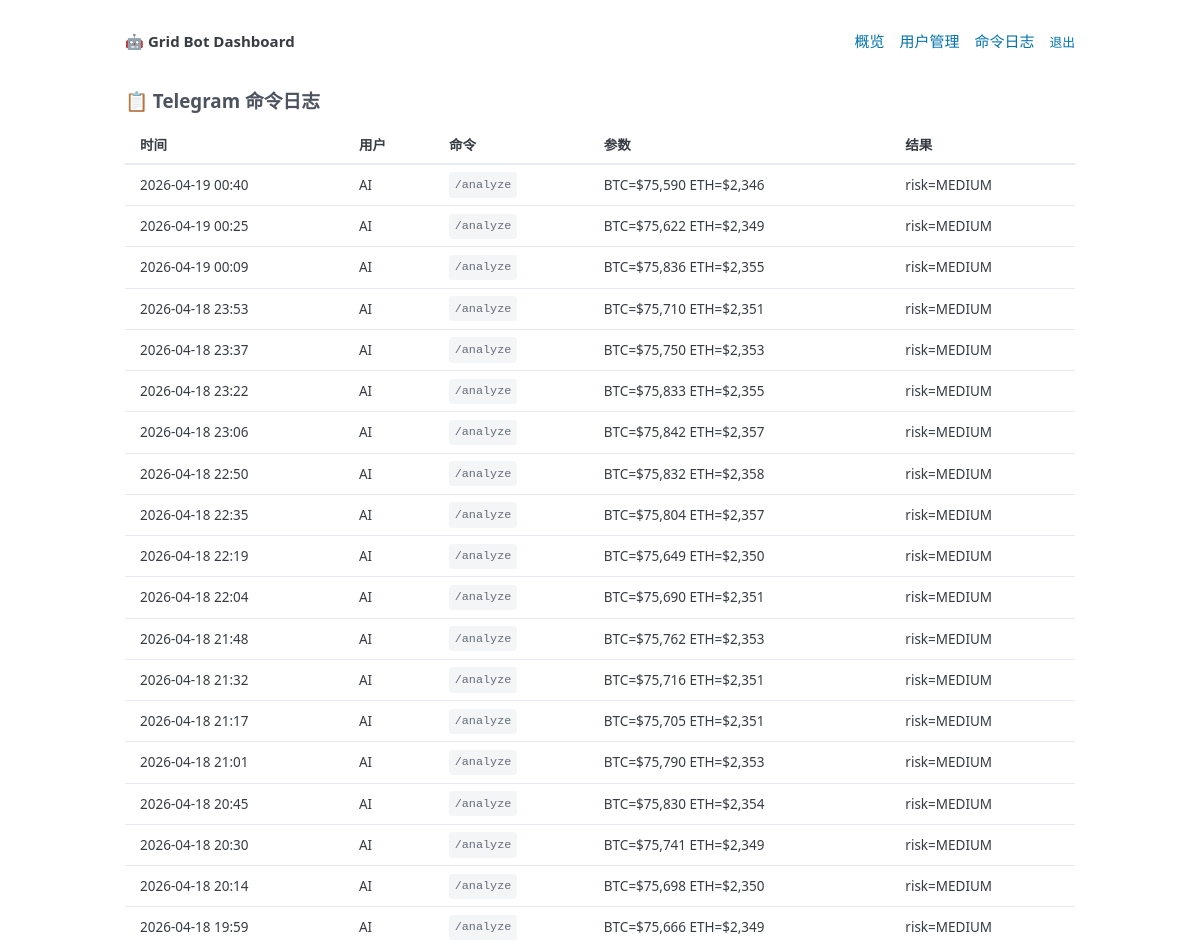
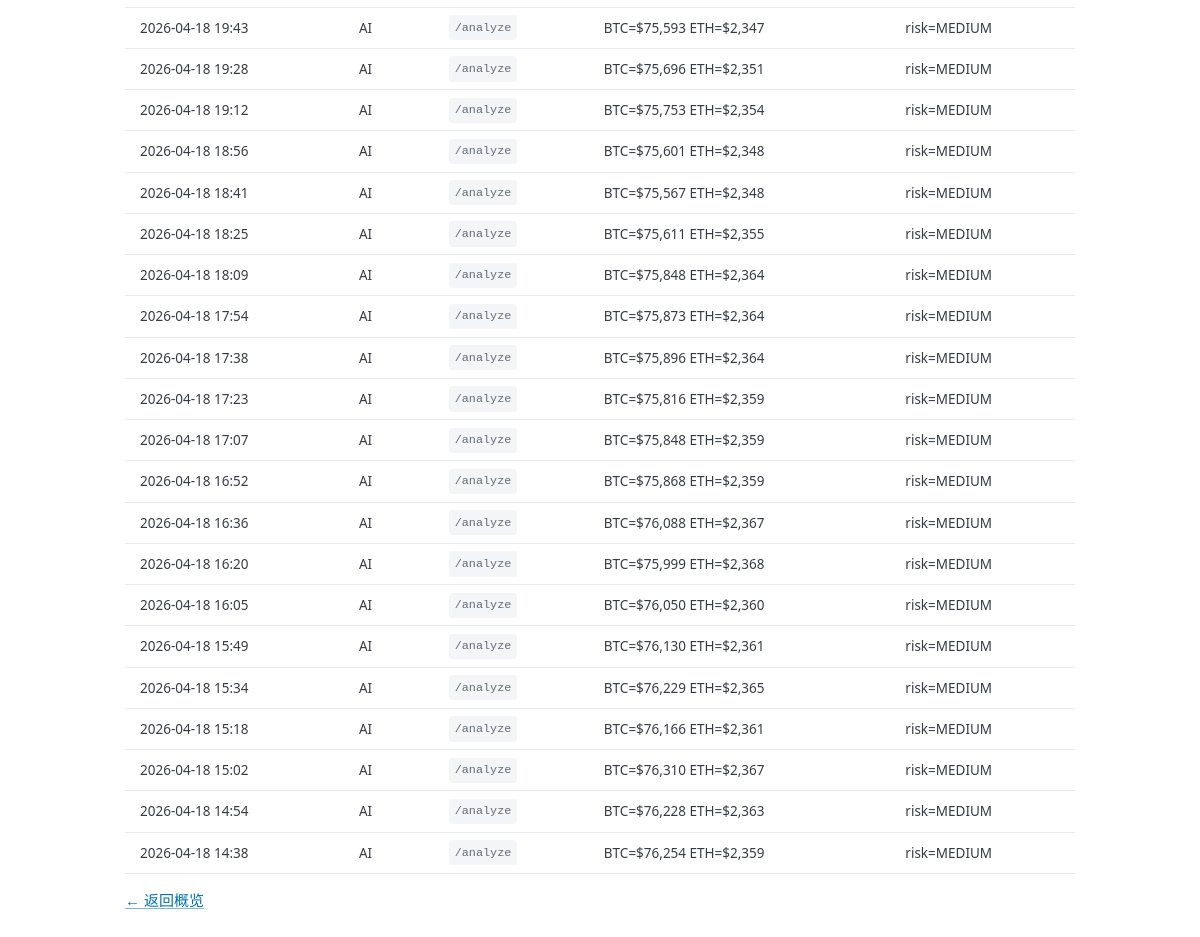
Screenshot of /admin/commands (signed in) with the database file from the repository (2 pictures, top to bottom).
### tables this page shows
CREATE TABLE command_logs (
            id INTEGER PRIMARY KEY AUTOINCREMENT,
            chat_id TEXT,
            username TEXT,
            user_id INTEGER,
            command TEXT,
            args TEXT,
            result TEXT,
            created_at TIMESTAMP DEFAULT CURRENT_TIMESTAMP
        );

### server.py (the view)
@app.get("/admin/commands", response_class=HTMLResponse)
async def admin_commands(request: Request):
    admin = _get_session_user(request)
    if not admin or not admin["is_admin"]:
        return RedirectResponse("/login", status_code=302)
    logs = database.get_command_logs(limit=200)
    return _render(request, "commands.html", {"logs": logs})

### server.py (called while the page is built)
def _render(request, name, ctx=None):
    context = {"request": request}
    if ctx:
        context.update(ctx)
    return templates.TemplateResponse(request=request, name=name, context=context)

def _get_session_user(request):
    uid = request.session.get("user_id")
    return database.get_user_by_id(uid) if uid else None

### utils/database.py (called while the page is built)
def _conn():
    conn = sqlite3.connect(DB_PATH)
    conn.row_factory = sqlite3.Row
    return conn

def get_user_by_id(user_id):
    conn = _conn()
    c = conn.cursor()
    c.execute("SELECT * FROM users WHERE id = ?", (user_id,))
    row = c.fetchone()
    conn.close()
    return dict(row) if row else None

def get_command_logs(limit=100, user_id=None):
    conn = _conn()
    c = conn.cursor()
    if user_id:
        c.execute("SELECT * FROM command_logs WHERE user_id = ? ORDER BY created_at DESC LIMIT ?", (user_id, limit))
    else:
        c.execute("SELECT * FROM command_logs ORDER BY created_at DESC LIMIT ?", (limit,))
    rows = c.fetchall()
    conn.close()
    return [dict(r) for r in rows]

### templates/commands.html (shortened to what this page needs)
{% extends "base.html" %}
{% block content %}
<h4>📋 Telegram 命令日志</h4>
{% if logs %}
<table>
    <thead><tr><th>时间</th><th>用户</th><th>命令</th><th>参数</th><th>结果</th></tr></thead>
    <tbody>
    {% for l in logs %}
    <tr>
        <td>{{ l.created_at[:16] if l.created_at else '-' }}</td>
        <td>{{ l.username }}</td>
        <td><code>{{ l.command }}</code></td>
        <td>{{ l.args or '-' }}</td>
        <td>{{ l.result or '-' }}</td>
    </tr>
    {% endfor %}
    </tbody>
</table>
{% else %}
<p style="color:var(--pico-muted-color);">暂无命令记录</p>
{% endif %}
<p><a href="/">← 返回概览</a></p>
{% endblock %}

### templates/base.html (shortened to what this page needs)
<!DOCTYPE html>
<html lang="zh">
<head>
    <link rel="stylesheet" href="https://cdn.jsdelivr.net/npm/@picocss/pico@2/css/pico.min.css">
</head>
<body>
    <main class="container">
        <nav>
            <ul>
                <li><strong>🤖 Grid Bot Dashboard</strong></li>
            </ul>
            <ul>
                <li><a href="/">概览</a></li>
                <li><a href="/admin/users">用户管理</a></li>
                <li><a href="/admin/commands">命令日志</a></li>
                <li><a href="/logout" style="font-size:0.85rem;">退出</a></li>
            </ul>
        </nav>
        {% block content %}{% endblock %}
    </main>
</body>
</html>

### templates/base.html (style rules this page uses)
:root { --pico-font-size: 15px; }
nav { margin-bottom: 1.5rem; }
table { font-size: 0.9rem; }

### rows the page displays
command_logs: created_at "2026-04-19 00:40", username "AI", command "/analyze", args "BTC=$75,590 ETH=$2,346", result "risk=MEDIUM"
command_logs: created_at "2026-04-19 00:25", username "AI", command "/analyze", args "BTC=$75,622 ETH=$2,349", result "risk=MEDIUM"
command_logs: created_at "2026-04-19 00:09", username "AI", command "/analyze", args "BTC=$75,836 ETH=$2,355", result "risk=MEDIUM"
command_logs: created_at "2026-04-18 23:53", username "AI", command "/analyze", args "BTC=$75,710 ETH=$2,351", result "risk=MEDIUM"
command_logs: created_at "2026-04-18 23:37", username "AI", command "/analyze", args "BTC=$75,750 ETH=$2,353", result "risk=MEDIUM"
command_logs: created_at "2026-04-18 23:22", username "AI", command "/analyze", args "BTC=$75,833 ETH=$2,355", result "risk=MEDIUM"
command_logs: created_at "2026-04-18 23:06", username "AI", command "/analyze", args "BTC=$75,842 ETH=$2,357", result "risk=MEDIUM"
command_logs: created_at "2026-04-18 22:50", username "AI", command "/analyze", args "BTC=$75,832 ETH=$2,358", result "risk=MEDIUM"
command_logs: created_at "2026-04-18 22:35", username "AI", command "/analyze", args "BTC=$75,804 ETH=$2,357", result "risk=MEDIUM"
command_logs: created_at "2026-04-18 22:19", username "AI", command "/analyze", args "BTC=$75,649 ETH=$2,350", result "risk=MEDIUM"
command_logs: created_at "2026-04-18 22:04", username "AI", command "/analyze", args "BTC=$75,690 ETH=$2,351", result "risk=MEDIUM"
command_logs: created_at "2026-04-18 21:48", username "AI", command "/analyze", args "BTC=$75,762 ETH=$2,353", result "risk=MEDIUM"
command_logs: created_at "2026-04-18 21:32", username "AI", command "/analyze", args "BTC=$75,716 ETH=$2,351", result "risk=MEDIUM"
command_logs: created_at "2026-04-18 21:17", username "AI", command "/analyze", args "BTC=$75,705 ETH=$2,351", result "risk=MEDIUM"
command_logs: created_at "2026-04-18 21:01", username "AI", command "/analyze", args "BTC=$75,790 ETH=$2,353", result "risk=MEDIUM"
command_logs: created_at "2026-04-18 20:45", username "AI", command "/analyze", args "BTC=$75,830 ETH=$2,354", result "risk=MEDIUM"
command_logs: created_at "2026-04-18 20:30", username "AI", command "/analyze", args "BTC=$75,741 ETH=$2,349", result "risk=MEDIUM"
command_logs: created_at "2026-04-18 20:14", username "AI", command "/analyze", args "BTC=$75,698 ETH=$2,350", result "risk=MEDIUM"
command_logs: created_at "2026-04-18 19:59", username "AI", command "/analyze", args "BTC=$75,666 ETH=$2,349", result "risk=MEDIUM"
command_logs: created_at "2026-04-18 19:43", username "AI", command "/analyze", args "BTC=$75,593 ETH=$2,347", result "risk=MEDIUM"
command_logs: created_at "2026-04-18 19:28", username "AI", command "/analyze", args "BTC=$75,696 ETH=$2,351", result "risk=MEDIUM"
command_logs: created_at "2026-04-18 19:12", username "AI", command "/analyze", args "BTC=$75,753 ETH=$2,354", result "risk=MEDIUM"
command_logs: created_at "2026-04-18 18:56", username "AI", command "/analyze", args "BTC=$75,601 ETH=$2,348", result "risk=MEDIUM"
command_logs: created_at "2026-04-18 18:41", username "AI", command "/analyze", args "BTC=$75,567 ETH=$2,348", result "risk=MEDIUM"
command_logs: created_at "2026-04-18 18:25", username "AI", command "/analyze", args "BTC=$75,611 ETH=$2,355", result "risk=MEDIUM"
command_logs: created_at "2026-04-18 18:09", username "AI", command "/analyze", args "BTC=$75,848 ETH=$2,364", result "risk=MEDIUM"
command_logs: created_at "2026-04-18 17:54", username "AI", command "/analyze", args "BTC=$75,873 ETH=$2,364", result "risk=MEDIUM"
command_logs: created_at "2026-04-18 17:38", username "AI", command "/analyze", args "BTC=$75,896 ETH=$2,364", result "risk=MEDIUM"
command_logs: created_at "2026-04-18 17:23", username "AI", command "/analyze", args "BTC=$75,816 ETH=$2,359", result "risk=MEDIUM"
command_logs: created_at "2026-04-18 17:07", username "AI", command "/analyze", args "BTC=$75,848 ETH=$2,359", result "risk=MEDIUM"
command_logs: created_at "2026-04-18 16:52", username "AI", command "/analyze", args "BTC=$75,868 ETH=$2,359", result "risk=MEDIUM"
command_logs: created_at "2026-04-18 16:36", username "AI", command "/analyze", args "BTC=$76,088 ETH=$2,367", result "risk=MEDIUM"
command_logs: created_at "2026-04-18 16:20", username "AI", command "/analyze", args "BTC=$75,999 ETH=$2,368", result "risk=MEDIUM"
command_logs: created_at "2026-04-18 16:05", username "AI", command "/analyze", args "BTC=$76,050 ETH=$2,360", result "risk=MEDIUM"
command_logs: created_at "2026-04-18 15:49", username "AI", command "/analyze", args "BTC=$76,130 ETH=$2,361", result "risk=MEDIUM"
command_logs: created_at "2026-04-18 15:34", username "AI", command "/analyze", args "BTC=$76,229 ETH=$2,365", result "risk=MEDIUM"
command_logs: created_at "2026-04-18 15:18", username "AI", command "/analyze", args "BTC=$76,166 ETH=$2,361", result "risk=MEDIUM"
command_logs: created_at "2026-04-18 15:02", username "AI", command "/analyze", args "BTC=$76,310 ETH=$2,367", result "risk=MEDIUM"
command_logs: created_at "2026-04-18 14:54", username "AI", command "/analyze", args "BTC=$76,228 ETH=$2,363", result "risk=MEDIUM"
command_logs: created_at "2026-04-18 14:38", username "AI", command "/analyze", args "BTC=$76,254 ETH=$2,359", result "risk=MEDIUM"
